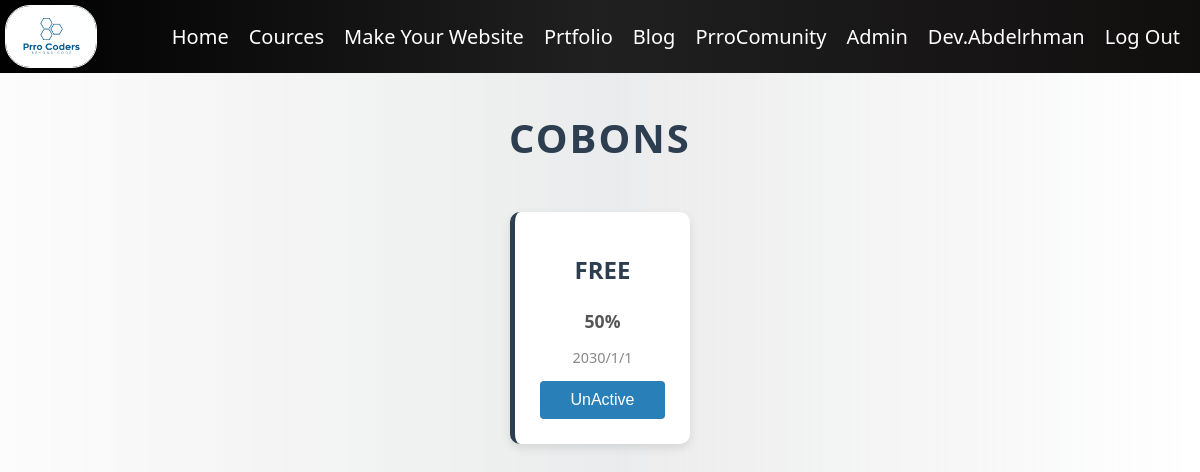
The page /adminPanal/Cobons (signed in) on the database as committed earlier.
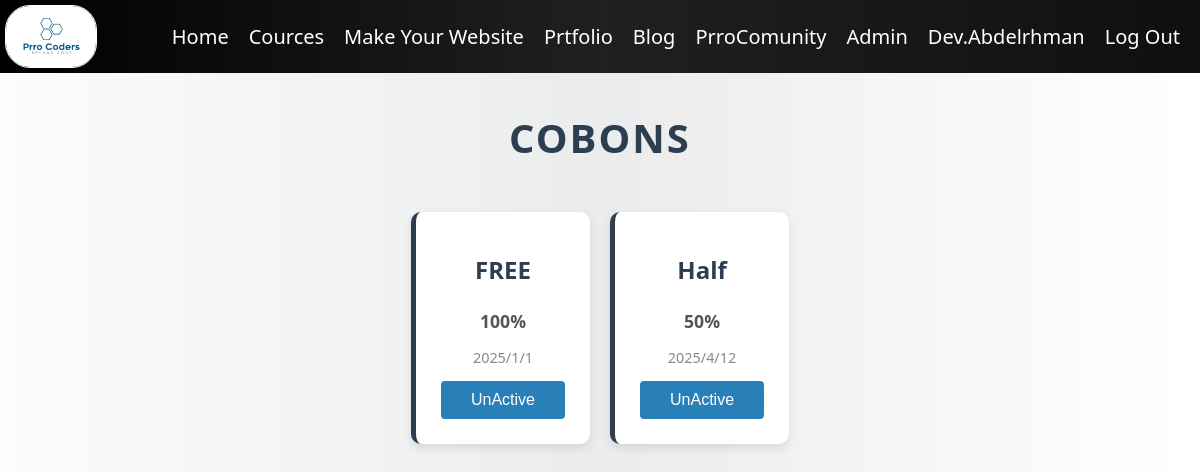
The same page on the database as committed later.
### adminPanal/models.py (models this page shows)
class Cobon(models.Model):
    name = models.CharField(max_length=100)
    Sale = models.IntegerField()
    Eyear = models.IntegerField()
    Emonth = models.IntegerField()
    Eday = models.IntegerField()
    active = models.BooleanField(default=True)

### adminPanal/views.py (the view)
# urls.py: path('Cobons', views.Cobons, name='Cobons'),
def Cobons(request):
    conText = {
        'Cobons': Cobon.objects.filter(active=True)
    }
    return render(request, 'adminPanal/cobon.html', conText)

### templates/adminPanal/cobon.html (shortened to what this page needs)
{% extends 'layout.html' %}
{% block body %}
{% load static %}
{% if user.is_superuser or user.is_staff %}
<h1 class='title'>Cobons</h1>
<div class="Tasks">
    {% for Cobon in Cobons %}
        <div class="Task">
            <h1>{{Cobon.name}}</h1>
            <h4>{{Cobon.Sale}}%</h4>
            <p>{{Cobon.Eyear}}/{{Cobon.Emonth}}/{{Cobon.Eday}}</p>
            <form action="{% url 'DoneC' Cobon.id %}" method="post" class="from">
                <input class="done" type="submit" value="UnActive">
            </form>
        </div>
    {% endfor %}
</div>
{% else %}
    <h1 style="color: rgb(137, 11, 11);">Error 404</h1>
    <p style="color: rgb(130, 0, 0);">You Can't Enter This Page,
        This Page only for admins.
    </p>
    <p><strong style="color: rgb(113, 4, 4); font-size: 20px; font-weight: 800;">{{request.user.username}}</strong> not Admin</p>
{% endif %}
{% endblock %}

### templates/layout.html (shortened to what this page needs)
{% load static %}
<!DOCTYPE html>
<html lang="en">
<head>
    <link rel="stylesheet" href="{% static 'style.css' %}">
</head>
<body>
    <div class="navbar1">
        <img src="{% static 'Prro Coders.jpg' %}" alt="PrroCoders" class="logo" width="100" >
        <ul class="nav1">
            <li class="nav-item1">
                <a class="nav-link1" href="{% url 'Home:index' %}">Home</a>
            </li>
            <li class="nav-item1">
                <a class="nav-link1" href="{% url 'Cource' %}">Cources</a>
            </li>
            <li class="nav-item1">
                <a class="nav-link1" href="{% url 'WebMaker' %}">Make Your Website</a>
            </li>
            <li class="nav-item1">
                <a class="nav-link1" href="https://prrohost.pythonanywhere.com">Prtfolio</a>
            </li>
            <li class="nav-item1">
                <a class="nav-link1" href="">Blog</a>
            </li>
            <li class="nav-item1">
                <a class="nav-link1" href="">PrroComunity</a>
            </li>
            {% if user.is_authenticated and not user.is_superuser and not user.is_staff %}
            <li class="nav-item1">
                <a href="" class="nav-link1">{{ user.username }}</a>
            </li>
            <li class="nav-item1">
                <a class="nav-link1" href="{% url 'logout' %}">Log Out</a>
            </li>
            {% elif user.is_superuser %}
                <li class="nav-item1">
                    <a href="{% url 'adminPanal' %}" class="nav-link1">Admin</a>
                </li>
                <li class="nav-item1">
                    <a href="" class="nav-link1">{{ user.username }}</a>
                </li>
                <li class="nav-item1">
                    <a class="nav-link1" href="{% url 'logout' %}">Log Out</a>
                </li>
            {% endif %}
        </ul>
    </div>
    <div class="container container-content">
        {% block body %}{% endblock body %}
    </div>
</body>
</html>

### static/style.css (style rules this page uses)
body { background: linear-gradient(90deg, #ffffffaf 0%, #e8e8e8c1 50%, #ffffff 100%); }
.navbar1 { display: flex; flex-direction: row; justify-content: space-between; background: linear-gradient(90deg, #000000 0%, #202020 50%, #110e0e 100%); margin: 0; position: fixed; width: 100%; top: 0; left: 0; right: 0; z-index: 1000; }
.logo { width: 90px; border: 1px solid white; border-radius: 25px; margin: 5px 5px 5px 5px; }
.nav1 { display: flex; flex-direction: row; margin: 10px; list-style-type: none; align-items: center; }
.nav-item1 { margin: 5px 10px; font-size: 20px; color: white; }
.nav-link1 { text-decoration: none; color: white; transition: 0.1s; }
.container { position: relative; top: 80px; }

### templates/adminPanal/cobon.html (style rules this page uses)
body { font-family: 'Segoe UI', Tahoma, Geneva, Verdana, sans-serif; background-color: #f4f6f9; margin: 0; padding: 0; }
.Tasks { display: flex; flex-wrap: wrap; gap: 20px; justify-content: center; padding: 20px; }
.Task { background: white; border-radius: 10px; padding: 25px; box-shadow: 0px 4px 10px rgba(0, 0, 0, 0.1); transition: all 0.3s ease-in-out; text-decoration: none; color: #2c3e50; text-align: center; border-left: 5px solid #2c3e50; }
.Task h1 { font-size: 1.5em; margin-bottom: 10px; }
.Task h4 { font-size: 1.1em; color: #555; margin-bottom: 10px; }
.Task p { font-size: 0.9em; color: #888; }
.title { text-align: center; font-size: 2.5em; text-transform: uppercase; letter-spacing: 2px; color: #2c3e50; margin-top: 30px; }
.from { text-align: center; }
.done { background: #2980b9; color: #ffffff; padding: 10px 30px; border: none; border-radius: 4px; font-size: 1rem; cursor: pointer; transition: background 0.3s ease; }

Rows that differ between the two databases and show on the page:
changed Cobon "FREE": Sale "50" → "100"; Eyear "2030" → "2025"
added Cobon: name "Half", Sale "50", Eyear "2025", Emonth "4", Eday "12"
